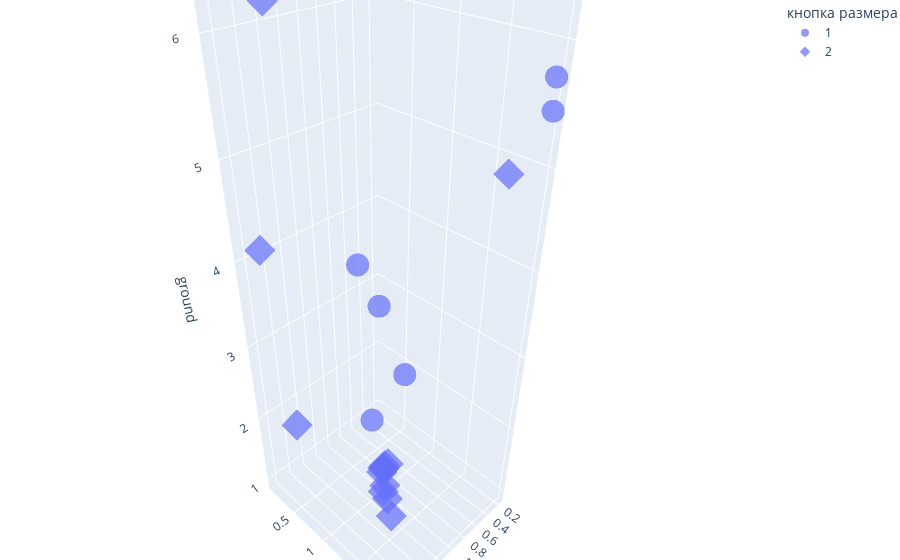

The cell this chart's notebook holds for it:
### Code cell
fig = px.scatter_3d(steps_df, x='coffee', y='size', z='ground',
              symbol='кнопка размера', opacity=0.7)

# tight layout
fig.update_layout(margin=dict(l=0, r=0, b=0, t=0))
go.Figure(fig).show()

### Figure 1 — Plotly figure (JSON) as saved in the notebook; plotly's stock layout.template omitted (floating-point values rounded to 4 significant figures)
{"data": [{"hovertemplate": "кнопка размера=1<br>coffee=%{x}<br>size=%{y}<br>ground=%{z}<extra></extra>", "legendgroup": "1", "marker": {"color": "#636efa", "opacity": 0.7, "symbol": "circle"}, "mode": "markers", "name": "1", "scene": "scene", "showlegend": true, "type": "scatter3d", "x": [0.4639, 0.7011, 0.8555, 1.15, 0.1688, 1.2, 0.1845], "y": [0.4042, 1.023, 1.514, 0.8352, 1.976, 1.044, 2.0], "z": [2.924, 2.489, 6.727, 3.994, 5.729, 2.201, 5.479]}, {"hovertemplate": "кнопка размера=2<br>coffee=%{x}<br>size=%{y}<br>ground=%{z}<extra></extra>", "legendgroup": "2", "marker": {"color": "#636efa", "opacity": 0.7, "symbol": "diamond"}, "mode": "markers", "name": "2", "scene": "scene", "showlegend": true, "type": "scatter3d", "x": [1.857, 1.67, 1.564, 1.266, 0.3043, 1.264, 1.258, 1.225, 1.214, 1.165, 1.211, 1.175, 1.186], "y": [0.7836, 0.09786, 0.2285, 1.272, 1.755, 1.333, 1.388, 1.21, 1.227, 1.245, 1.211, 1.204, 1.21], "z": [6.338, 4.052, 1.781, 1.324, 4.916, 1.261, 1.004, 1.554, 1.612, 1.665, 1.612, 1.283, 1.62]}], "layout": {"legend": {"title": {"text": "кнопка размера"}, "tracegroupgap": 0}, "margin": {"b": 0, "l": 0, "r": 0, "t": 0}, "scene": {"domain": {"x": [0.0, 1.0], "y": [0.0, 1.0]}, "xaxis": {"title": {"text": "coffee"}}, "yaxis": {"title": {"text": "size"}}, "zaxis": {"title": {"text": "ground"}}}}}
